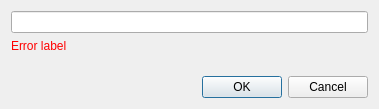
<?xml version="1.0" encoding="UTF-8"?>
<ui version="4.0">
 <class>RenameVariableDialog</class>
 <widget class="QDialog" name="RenameVariableDialog">
  <property name="geometry">
   <rect>
    <x>0</x>
    <y>0</y>
    <width>379</width>
    <height>109</height>
   </rect>
  </property>
  <property name="windowTitle">
   <string>Rename variable</string>
  </property>
  <layout class="QGridLayout" name="gridLayout">
   <item row="2" column="0">
    <spacer name="verticalSpacer">
     <property name="orientation">
      <enum>Qt::Vertical</enum>
     </property>
     <property name="sizeHint" stdset="0">
      <size>
       <width>20</width>
       <height>40</height>
      </size>
     </property>
    </spacer>
   </item>
   <item row="3" column="0">
    <widget class="QDialogButtonBox" name="buttonBox">
     <property name="orientation">
      <enum>Qt::Horizontal</enum>
     </property>
     <property name="standardButtons">
      <set>QDialogButtonBox::Cancel|QDialogButtonBox::Ok</set>
     </property>
    </widget>
   </item>
   <item row="0" column="0">
    <widget class="QLineEdit" name="nameLineEdit"/>
   </item>
   <item row="1" column="0">
    <widget class="QLabel" name="errorLabel">
     <property name="styleSheet">
      <string notr="true">color: rgb(255, 0, 0);</string>
     </property>
     <property name="text">
      <string>Error label</string>
     </property>
    </widget>
   </item>
  </layout>
 </widget>
 <resources/>
 <connections>
  <connection>
   <sender>buttonBox</sender>
   <signal>accepted()</signal>
   <receiver>RenameVariableDialog</receiver>
   <slot>accept()</slot>
   <hints>
    <hint type="sourcelabel">
     <x>248</x>
     <y>254</y>
    </hint>
    <hint type="destinationlabel">
     <x>157</x>
     <y>274</y>
    </hint>
   </hints>
  </connection>
  <connection>
   <sender>buttonBox</sender>
   <signal>rejected()</signal>
   <receiver>RenameVariableDialog</receiver>
   <slot>reject()</slot>
   <hints>
    <hint type="sourcelabel">
     <x>316</x>
     <y>260</y>
    </hint>
    <hint type="destinationlabel">
     <x>286</x>
     <y>274</y>
    </hint>
   </hints>
  </connection>
 </connections>
</ui>
